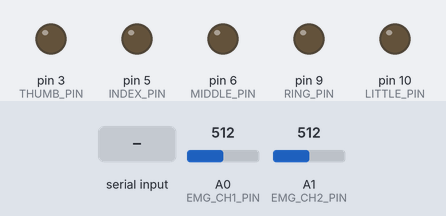
This sketch was run on a simulated Arduino Leonardo, built with avr-gcc and run on an emulated ATmega32U4. Shown: output pins drawn as LEDs (lit = HIGH). Inputs (shaded band) come from the test bench; at power-on: A0 (EMG_CH1_PIN) = 512, A1 (EMG_CH2_PIN) = 512. What the sketch prints to the serial monitor is not drawn.

Above: at 1.2 s.
1.3 s: "F,45\n" received over Serial
At 2.4 s:
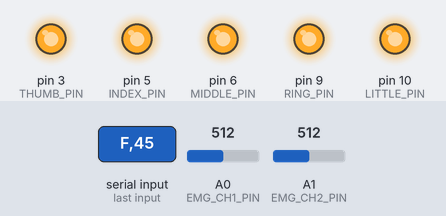
Timing chart, 0 to 4.3 s (numbered marks = the images above; inputs shaded):
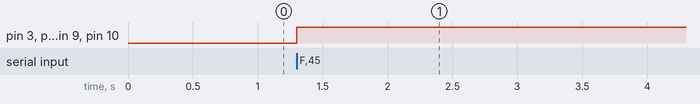

The sketch:

emg_force_inference.ino
```cpp
/*
 * emg_force_inference.ino
 * =======================
 * Arduino Mega 2560 firmware for the 2-channel sEMG prosthetic hand system.
 *
 * Role in the split-processing architecture:
 *   1. Sample two MyoWare 2.0 EMG channels at 2000 Hz (ADC)
 *   2. Send raw ADC values to Raspberry Pi 3 over USB serial (115200 baud)
 *   3. Receive predicted grip force [0,1] from Raspberry Pi 3
 *   4. Map force to PWM and drive 5 linear actuators for InMoov fingers
 *   5. Handle optional Bluetooth calibration commands
 *
 * The Raspberry Pi 3 handles all computation:
 *   feature extraction → 36-D vector → GRU inference → Butterworth filter
 *
 * Wiring:
 *   A0       : EMG Channel 1 (ECRB, Ch5 in Myo labeling)
 *   A1       : EMG Channel 2 (ECU,  Ch3 in Myo labeling)
 *   D3  (PWM): Thumb actuator
 *   D5  (PWM): Index actuator
 *   D6  (PWM): Middle actuator
 *   D9  (PWM): Ring actuator
 *   D10 (PWM): Little actuator
 *   TX1/RX1  : HC-05 Bluetooth module (Serial1, 9600 baud)
 *   USB      : Raspberry Pi 3 (Serial, 115200 baud)
 *
 * Serial protocol (USB, 115200 baud):
 *   Arduino → Pi : "E,<ch1_raw>,<ch2_raw>\n"  (every 500 µs = 2000 Hz)
 *   Pi → Arduino : "F,<force_0_to_1>\n"        (every ~50 ms)
 *
 * Author : [Your Name]
 * Date   : 2026
 */

// ─── Pin Configuration ────────────────────────────────────────────
#define EMG_CH1_PIN   A0
#define EMG_CH2_PIN   A1

#define THUMB_PIN      3
#define INDEX_PIN      5
#define MIDDLE_PIN     6
#define RING_PIN       9
#define LITTLE_PIN    10

// ─── Sampling ─────────────────────────────────────────────────────
#define SAMPLE_RATE_HZ  2000            // 2 kHz raw EMG
#define SAMPLE_PERIOD_US (1000000UL / SAMPLE_RATE_HZ)  // 500 µs

// ─── Force state ──────────────────────────────────────────────────
volatile float grip_force = 0.0f;       // Latest force from Pi [0, 1]
float cal_scale  = 1.0f;
float cal_offset = 0.0f;

// ─── Timing ───────────────────────────────────────────────────────
unsigned long last_sample_us = 0;

// ═══════════════════════════════════════════════════════════════════
void setup() {
    // USB serial to Raspberry Pi 3
    Serial.begin(115200);

    // Bluetooth module for calibration
    Serial1.begin(9600);

    // Actuator PWM pins
    pinMode(THUMB_PIN,  OUTPUT);
    pinMode(INDEX_PIN,  OUTPUT);
    pinMode(MIDDLE_PIN, OUTPUT);
    pinMode(RING_PIN,   OUTPUT);
    pinMode(LITTLE_PIN, OUTPUT);

    // Ensure all actuators start at rest
    drive_actuators(0.0f);

    Serial.println("READY");
}

// ═══════════════════════════════════════════════════════════════════
void loop() {
    unsigned long now_us = micros();

    // ── 1. Sample EMG at 2000 Hz and stream to Pi ─────────────────
    if (now_us - last_sample_us >= SAMPLE_PERIOD_US) {
        last_sample_us = now_us;

        int ch1 = analogRead(EMG_CH1_PIN);   // 0-1023
        int ch2 = analogRead(EMG_CH2_PIN);   // 0-1023

        // Send compact CSV line: E,<ch1>,<ch2>
        Serial.print('E');
        Serial.print(',');
        Serial.print(ch1);
        Serial.print(',');
        Serial.println(ch2);
    }

    // ── 2. Receive force prediction from Pi ───────────────────────
    if (Serial.available()) {
        // Expected format: "F,<float>\n"
        char tag = Serial.read();
        if (tag == 'F' && Serial.read() == ',') {
            float f = Serial.parseFloat();
            grip_force = constrain(f * cal_scale + cal_offset, 0.0f, 1.0f);
            drive_actuators(grip_force);
        }
    }

    // ── 3. Bluetooth calibration commands ─────────────────────────
    handle_bluetooth();
}

// ─── Drive Actuators ─────────────────────────────────────────────
/*
 * Maps normalized grip force [0,1] to PWM [0,255] for all five
 * finger actuators.  All fingers move together for power grip;
 * extend this with per-finger gains for individual finger control.
 */
void drive_actuators(float force) {
    int pwm = constrain((int)(force * 255.0f), 0, 255);
    analogWrite(THUMB_PIN,  pwm);
    analogWrite(INDEX_PIN,  pwm);
    analogWrite(MIDDLE_PIN, pwm);
    analogWrite(RING_PIN,   pwm);
    analogWrite(LITTLE_PIN, pwm);
}

// ─── Bluetooth Calibration Handler ───────────────────────────────
/*
 * Accepts simple text commands over Serial1 (HC-05):
 *   SCALE:<float>   — multiply raw force by scale factor
 *   OFFSET:<float>  — add constant offset
 *   RESET           — restore defaults
 *   STATUS          — print current parameters
 */
void handle_bluetooth() {
    if (!Serial1.available()) return;

    String cmd = Serial1.readStringUntil('\n');
    cmd.trim();

    if (cmd.startsWith("SCALE:")) {
        cal_scale = cmd.substring(6).toFloat();
        Serial1.print("OK:SCALE="); Serial1.println(cal_scale);
    }
    else if (cmd.startsWith("OFFSET:")) {
        cal_offset = cmd.substring(7).toFloat();
        Serial1.print("OK:OFFSET="); Serial1.println(cal_offset);
    }
    else if (cmd == "RESET") {
        cal_scale = 1.0f; cal_offset = 0.0f;
        Serial1.println("OK:RESET");
    }
    else if (cmd == "STATUS") {
        Serial1.print("SCALE=");  Serial1.print(cal_scale);
        Serial1.print(",OFFSET="); Serial1.println(cal_offset);
    }
}
```

Measured:
- after the input at 1.3 s, pin 3 (THUMB_PIN), pin 5 (INDEX_PIN), pin 6 (MIDDLE_PIN), pin 9 (RING_PIN), pin 10 (LITTLE_PIN): LOW → HIGH at once
